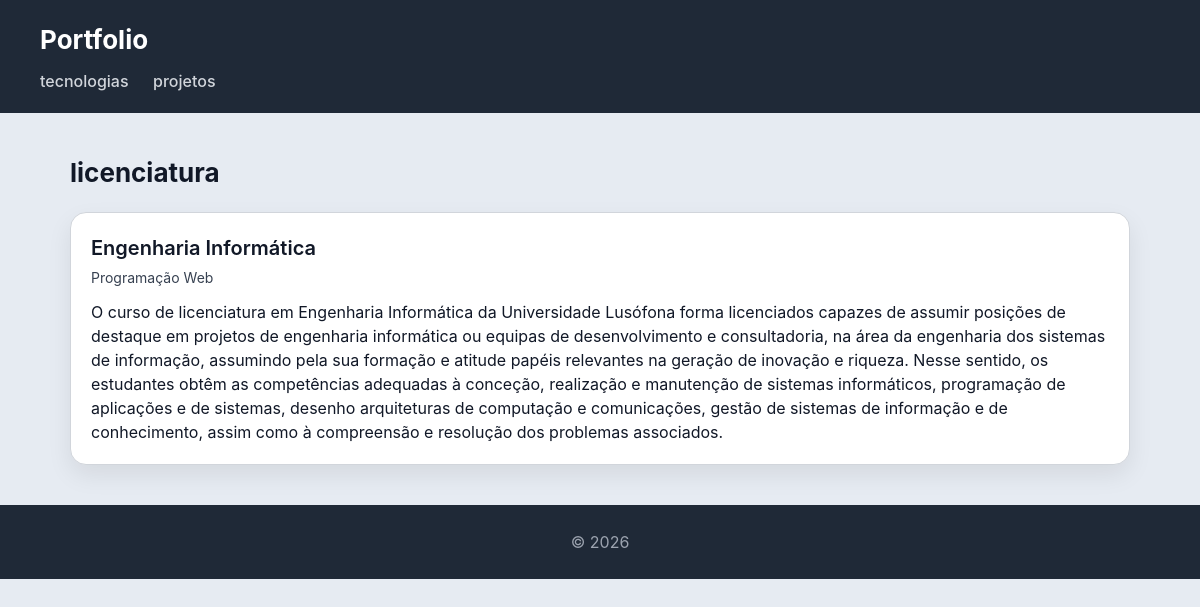
The page /licenciatura/ on the database as committed earlier.
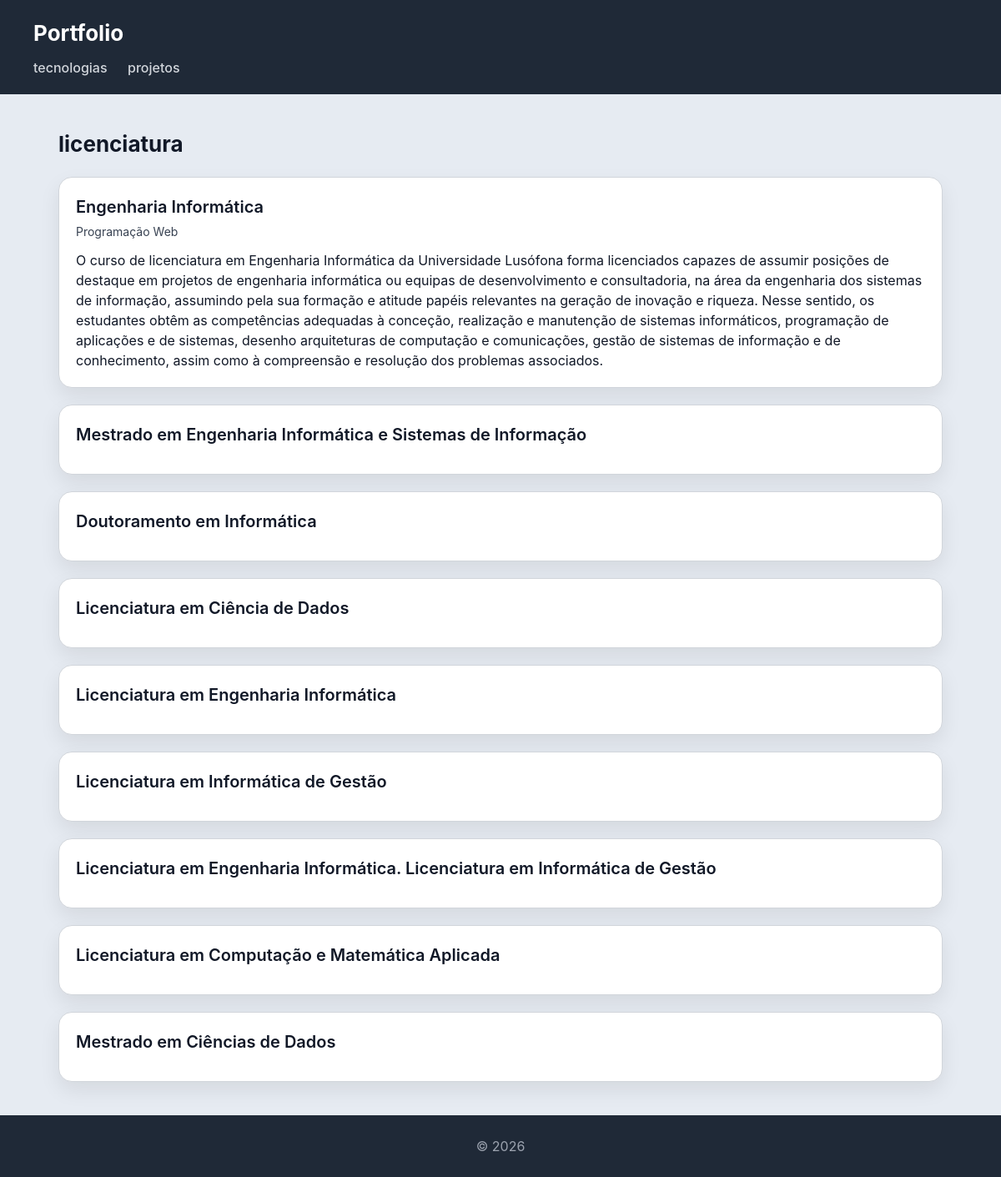
The same page on the database as committed later.
### portfolio/models.py (models this page shows, shortened)
class Licenciatura(models.Model):
    nome = models.CharField(max_length=255)
    descricao = models.TextField(blank=True)

class Cadeira(models.Model):
    licenciatura = models.ForeignKey(Licenciatura, on_delete=models.CASCADE, related_name="cadeiras")
    nome = models.CharField(max_length=255)
    ano = models.IntegerField()
    descricao = models.TextField(blank=True)
    docentes = models.ManyToManyField(Docente, related_name="cadeiras")
    tecnologias = models.ManyToManyField(Tecnologia, related_name="cadeiras", blank=True)

### portfolio/views.py (the view)
# urls.py: path('licenciatura/', views.licenciatura_view, name="licenciatura"),
def licenciatura_view(request):
    Licenciaturas = Licenciatura.objects.all()
    return render(request, 'portfolio/licenciatura.html',{'licenciatura': Licenciaturas})

### portfolio/templates/portfolio/licenciatura.html
{% extends "portfolio/base.html" %}
{% block content %}
<h2>licenciatura</h2>
<section>
    {% for licenciatura in licenciatura %}
    <article>
        <header>
            <h3>{{ licenciatura.nome }}</h3>
            {% for cadeira in licenciatura.cadeiras.all %}
                <p>{{ cadeira.nome }}</p>
            {% endfor %}
        </header>
        <section>
            <p>
                {{ licenciatura.descricao }}
            </p>
        </section>
    </article>
    {% endfor %}
</section>
{% endblock %}

Rows that differ between the two databases and show on the page:
added Licenciatura: nome "Mestrado em Engenharia Informática e Sistemas de Informação"
added Licenciatura: nome "Doutoramento em Informática"
added Licenciatura: nome "Licenciatura em Ciência de Dados"
added Licenciatura: nome "Licenciatura em Engenharia Informática"
added Licenciatura: nome "Licenciatura em Informática de Gestão"
added Licenciatura: nome "Licenciatura em Engenharia Informática. Licenciatura em Informática de Gestão"
added Licenciatura: nome "Licenciatura em Computação e Matemática Aplicada"
added Licenciatura: nome "Mestrado em Ciências de Dados"
